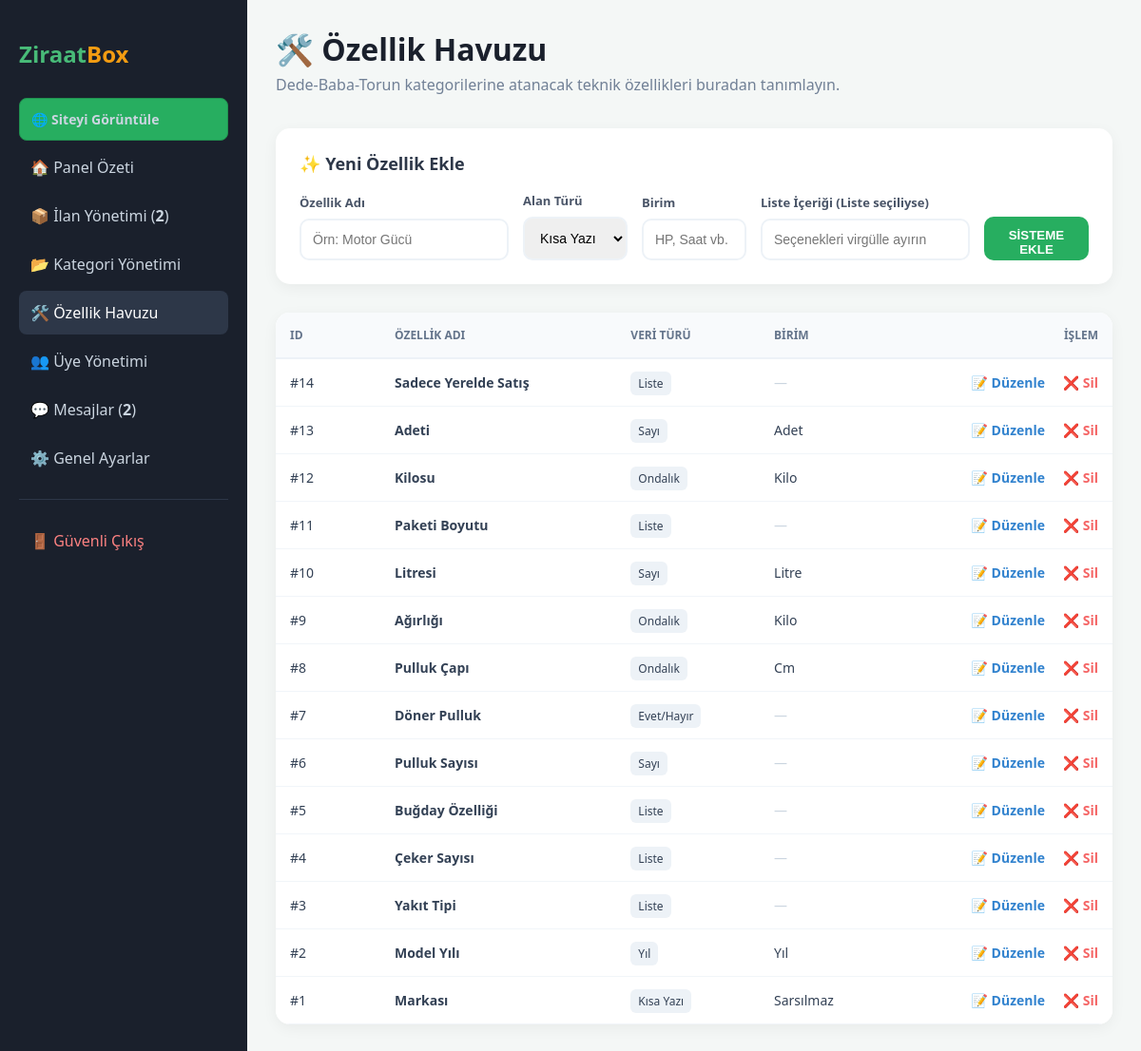
Page /public_html/yonetim/ozellikler.php (signed in) on the committed database.
### tables this page shows
CREATE TABLE `ozellik_tanimlari` (
  `id` int(10) unsigned NOT NULL AUTO_INCREMENT,
  `ozellik_adi` varchar(100) NOT NULL,
  `veri_turu` enum('yazi','sayi','ondalik','yil','tarih','onay','liste') NOT NULL,
  `birim` varchar(20) DEFAULT NULL,
  `liste_icerik` text DEFAULT NULL,
  PRIMARY KEY (`id`)
);

### public_html/yonetim/ozellikler.php (the view, shortened to what this page needs)
<?php
require_once "../sistem/ayar.php";
$onay_bekleyen = $db->query("SELECT COUNT(*) FROM ilanlar WHERE durum = 'beklemede'")->fetchColumn();
$yeni_mesaj    = $db->query("SELECT COUNT(*) FROM mesajlar WHERE okundu = 0")->fetchColumn();
$duzenle_id = isset($_GET['duzenle']) ? intval($_GET['duzenle']) : 0;
$d_veri = ['id'=>0, 'ozellik_adi'=>'', 'veri_turu'=>'yazi', 'birim'=>'', 'liste_icerik'=>''];
$ozellikler = $db->query("SELECT * FROM ozellik_tanimlari ORDER BY id DESC")->fetchAll();
$turler = ['yazi'=>'Kısa Yazı', 'sayi'=>'Sayı', 'ondalik'=>'Ondalık', 'yil'=>'Yıl', 'onay'=>'Evet/Hayır', 'liste'=>'Liste'];
?>
<!DOCTYPE html>
<html lang="tr">
<head>
</head>
<body>
<div class="sidebar">
    <h2 style="color: #48bb78; margin-bottom: 30px;">Ziraat<span style="color: #f39c12;">Box</span></h2>
    <a href="../index.php" target="_blank" class="view-site-btn">🌐 Siteyi Görüntüle</a>
    <nav>
        <a href="index.php">🏠 Panel Özeti</a>
        <a href="ilanlar.php">📦 İlan Yönetimi (<b><?php echo $onay_bekleyen; ?></b>)</a>
        <a href="kategoriler.php">📂 Kategori Yönetimi</a>
        <a href="ozellikler.php" class="active">🛠️ Özellik Havuzu</a>
        <a href="uyeler.php">👥 Üye Yönetimi</a>
        <a href="mesajlar.php">💬 Mesajlar (<b><?php echo $yeni_mesaj; ?></b>)</a>
        <a href="ayarlar.php">⚙️ Genel Ayarlar</a>
        <hr style="border: 0; border-top: 1px solid #2d3748; margin: 20px 0;">
        <a href="cikis.php" style="color: #fc8181;">🚪 Güvenli Çıkış</a>
    </nav>
</div>
<div class="content">
    <div style="margin-bottom: 35px;">
        <h1 style="margin: 0; color: #1a202c; font-size: 32px; font-weight: 800;">🛠️ Özellik Havuzu</h1>
        <p style="margin: 5px 0 0; color: #718096;">Dede-Baba-Torun kategorilerine atanacak teknik özellikleri buradan tanımlayın.</p>
    </div>
    <div class="card">
        <h3 style="margin-top: 0; color: #2d3748; font-size: 18px;">
            <?php echo ($duzenle_id > 0) ? "📝 Özelliği Düzenle" : "✨ Yeni Özellik Ekle"; ?>
        </h3>
        <form action="" method="POST" class="form-row">
            <div class="form-group">
                <label>Özellik Adı</label>
                <input type="text" name="ozellik_adi" class="form-input" value="<?php echo htmlspecialchars($d_veri['ozellik_adi']); ?>" placeholder="Örn: Motor Gücü" required>
            </div>
            <div class="form-group">
                <label>Alan Türü</label>
                <select name="veri_turu" class="form-input">
                    <?php foreach($turler as $k => $v) echo "<option value='$k' ".($d_veri['veri_turu']==$k?'selected':'').">$v</option>"; ?>
                </select>
            </div>
            <div class="form-group">
                <label>Birim</label>
                <input type="text" name="birim" class="form-input" value="<?php echo htmlspecialchars($d_veri['birim']); ?>" placeholder="HP, Saat vb.">
            </div>
            <div class="form-group">
                <label>Liste İçeriği (Liste seçiliyse)</label>
                <input type="text" name="liste_icerik" class="form-input" value="<?php echo htmlspecialchars($d_veri['liste_icerik']); ?>" placeholder="Seçenekleri virgülle ayırın">
            </div>
            <div class="form-group">
                <button type="submit" name="ozellik_kaydet" class="btn-submit <?php echo ($duzenle_id > 0) ? 'btn-update' : ''; ?>">
                    <?php echo ($duzenle_id > 0) ? "GÜNCELLE" : "SİSTEME EKLE"; ?>
                </button>
            </div>
        </form>
    </div>
    <div class="card" style="padding: 0;">
        <table>
            <thead>
                <tr>
                    <th width="80">ID</th>
                    <th>Özellik Adı</th>
                    <th>Veri Türü</th>
                    <th>Birim</th>
                    <th style="text-align: right;">İşlem</th>
                </tr>
            </thead>
            <tbody>
                <?php foreach($ozellikler as $o): ?>
                <tr>
                    <td>#<?php echo $o['id']; ?></td>
                    <td><strong><?php echo htmlspecialchars($o['ozellik_adi']); ?></strong></td>
                    <td><span style="background:#edf2f7; padding:4px 8px; border-radius:6px; font-size:12px;"><?php echo $turler[$o['veri_turu']]; ?></span></td>
                    <td><?php echo $o['birim'] ?: '<span style="color:#cbd5e0;">—</span>'; ?></td>
                    <td style="text-align: right;">
                        <a href="?duzenle=<?php echo $o['id']; ?>" style="color: var(--admin-blue); text-decoration: none; font-weight: 700; margin-right: 15px;">📝 Düzenle</a>
                        <a href="?sil=<?php echo $o['id']; ?>" onclick="return confirm('Bu özelliği sildiğinizde bağlı olan tüm ilan verileri de silinir. Emin misiniz?')" style="color: #f56565; text-decoration: none; font-weight: 700;">❌ Sil</a>
                    </td>
                </tr>
                <?php endforeach; ?>
            </tbody>
        </table>
    </div>
</div>
</body>
</html>

### public_html/yonetim/ozellikler.php (style rules this page uses)
:root { --admin-dark: #1a202c; --admin-green: #27ae60; --admin-orange: #ed8936; --admin-blue: #3182ce; }
body { margin: 0; font-family: 'Segoe UI', Tahoma, sans-serif; background: #f4f7f6; display: flex; }
.sidebar { width: 260px; background: var(--admin-dark); color: #fff; min-height: 100vh; padding: 20px; box-sizing: border-box; position: sticky; top: 0; }
.content { flex: 1; padding: 30px; box-sizing: border-box; }
.view-site-btn { display: flex; align-items: center; justify-content: center; background: var(--admin-green); color: #fff; text-decoration: none; padding: 12px; border-radius: 8px; margin-bottom: 25px; font-weight: 600; font-size: 14px; transition: 0.3s; border: 1px solid #219150; }
.sidebar a { display: block; color: #cbd5e0; padding: 12px; text-decoration: none; border-radius: 8px; margin-bottom: 5px; transition: 0.3s; }
.sidebar a:hover, .sidebar a.active { background: #2d3748; color: #fff; }
.card { background: #fff; padding: 25px; border-radius: 15px; box-shadow: 0 4px 15px rgba(0,0,0,0.05); margin-bottom: 30px; }
.form-row { display: grid; grid-template-columns: 2fr 1fr 1fr 2fr 1fr; gap: 15px; align-items: flex-end; }
.form-group label { display: block; font-size: 13px; font-weight: 700; color: #4a5568; margin-bottom: 8px; }
.form-input { width: 100%; padding: 12px; border: 2px solid #edf2f7; border-radius: 10px; font-size: 14px; outline: none; box-sizing: border-box; }
.btn-submit { background: var(--admin-green); color: #fff; border: 0; padding: 12px; border-radius: 10px; font-weight: 800; cursor: pointer; transition: 0.3s; width: 100%; height: 46px; }
table { width: 100%; border-collapse: collapse; background: #fff; border-radius: 15px; overflow: hidden; }
th { text-align: left; padding: 15px; background: #f8fafc; color: #64748b; font-size: 12px; text-transform: uppercase; border-bottom: 2px solid #edf2f7; }
td { padding: 15px; border-bottom: 1px solid #f1f5f9; font-size: 14px; color: #334155; }

### rows in the picture
ozellik_tanimlari: id "14", ozellik_adi "Sadece Yerelde Satış", veri_turu "Liste", birim "—"
ozellik_tanimlari: id "13", ozellik_adi "Adeti", veri_turu "Sayı", birim "Adet"
ozellik_tanimlari: id "12", ozellik_adi "Kilosu", veri_turu "Ondalık", birim "Kilo"
ozellik_tanimlari: id "11", ozellik_adi "Paketi Boyutu", veri_turu "Liste", birim "—"
ozellik_tanimlari: id "10", ozellik_adi "Litresi", veri_turu "Sayı", birim "Litre"
ozellik_tanimlari: id "9", ozellik_adi "Ağırlığı", veri_turu "Ondalık", birim "Kilo"
ozellik_tanimlari: id "8", ozellik_adi "Pulluk Çapı", veri_turu "Ondalık", birim "Cm"
ozellik_tanimlari: id "7", ozellik_adi "Döner Pulluk", veri_turu "Evet/Hayır", birim "—"
ozellik_tanimlari: id "6", ozellik_adi "Pulluk Sayısı", veri_turu "Sayı", birim "—"
ozellik_tanimlari: id "5", ozellik_adi "Buğday Özelliği", veri_turu "Liste", birim "—"
ozellik_tanimlari: id "4", ozellik_adi "Çeker Sayısı", veri_turu "Liste", birim "—"
ozellik_tanimlari: id "3", ozellik_adi "Yakıt Tipi", veri_turu "Liste", birim "—"
ozellik_tanimlari: id "2", ozellik_adi "Model Yılı", veri_turu "Yıl", birim "Yıl"
ozellik_tanimlari: id "1", ozellik_adi "Markası", veri_turu "Kısa Yazı", birim "Sarsılmaz"

### other values in the picture
$onay_bekleyen "2"
$yeni_mesaj "2"
form field veri_turu "Kısa Yazı"
